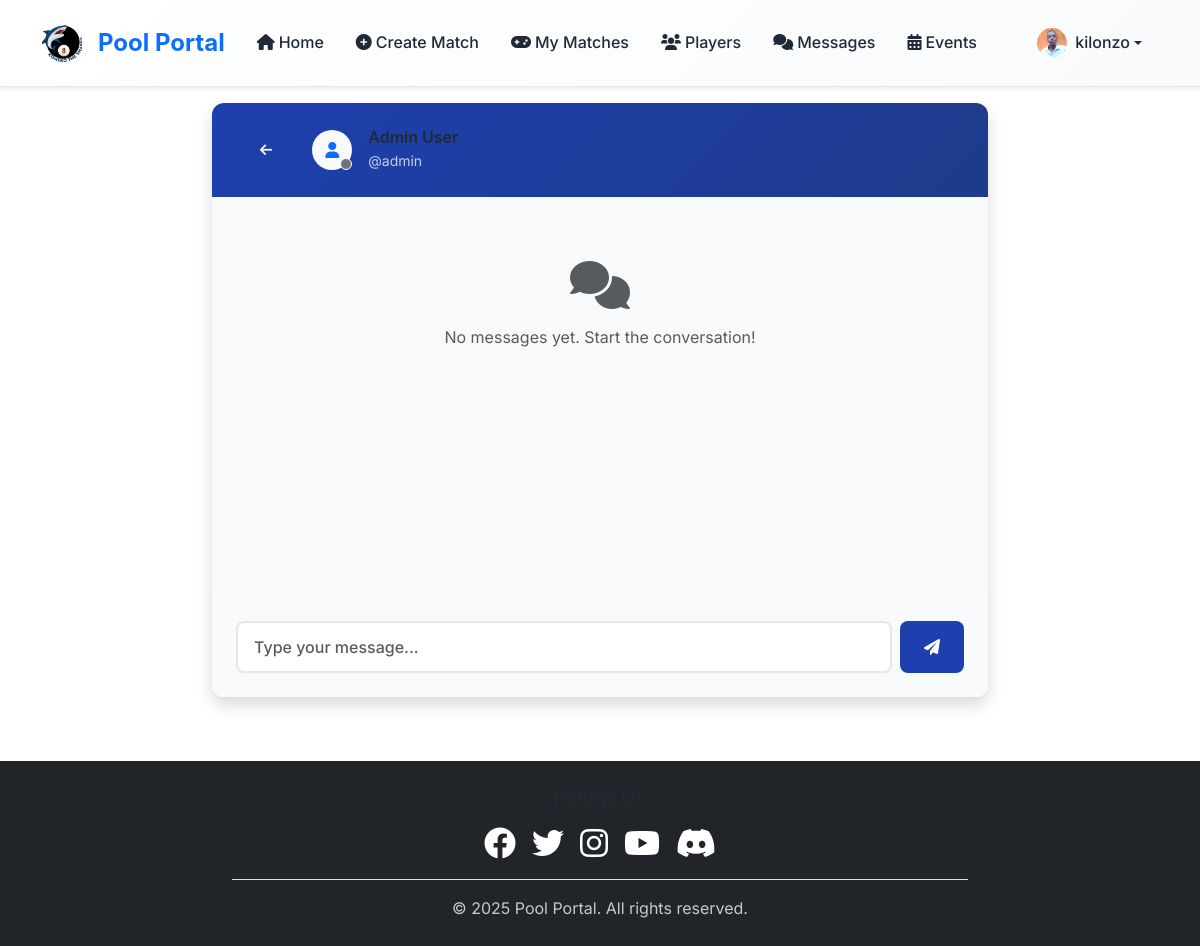
The app's page /chat/room/1/ (signed in) with its own data.
### accounts/models.py (models this page shows, shortened)
class User(AbstractUser):
    USER_TYPE_CHOICES = [
        ('player', 'Player'),
        ('referee', 'Referee'),
    ]
    user_type = models.CharField(max_length=10, choices=USER_TYPE_CHOICES)
    location = models.CharField(max_length=100, blank=True)
    phone_number = models.CharField(max_length=15, blank=True, help_text="Enter your phone number")
    profile_photo = models.ImageField(upload_to='profile_photos/', blank=True, null=True)

### chat/views.py (the view)
# urls.py: path('room/<int:room_id>/', views.chat_room, name='chat_room'),
@login_required
def chat_room(request, room_id):
    if request.user.user_type != 'player':
        messages.error(request, 'Only players can access chat.')
        return redirect('events:home')
    room = get_object_or_404(ChatRoom, id=room_id, participants=request.user)
    Message.objects.filter(
        chat_room=room,
        is_read=False
    ).exclude(sender=request.user).update(is_read=True)
    other_participant = room.participants.exclude(id=request.user.id).first()
    return render(request, 'chat/chat_room.html', {
        'room': room,
        'other_participant': other_participant
    })

### templates/chat/chat_room.html (shortened to what this page needs)
{% extends 'base.html' %}
{% block content %}
<div class="container-fluid py-3">
    <div class="row justify-content-center">
        <div class="col-lg-8">
            <div class="card shadow">
                <div class="card-header bg-primary text-white">
                    <div class="d-flex align-items-center">
                        <a href="{% url 'chat:chat_list' %}" class="btn btn-outline-light btn-sm me-3">
                            <i class="fas fa-arrow-left"></i>
                        </a>
                        <div class="position-relative me-3">
                            {% if other_participant.profile_photo %}
                                <img src="{{ other_participant.profile_photo.url }}" alt="{{ other_participant.username }}"
                                     class="rounded-circle" width="40" height="40" style="object-fit: cover;">
                            {% else %}
                                <div class="bg-light rounded-circle d-flex align-items-center justify-content-center"
                                     style="width: 40px; height: 40px;">
                                    <i class="fas fa-user text-primary"></i>
                                </div>
                            {% endif %}
                            <span class="position-absolute bottom-0 end-0 bg-secondary border border-white rounded-circle"
                                  style="width: 12px; height: 12px;" id="user-status"></span>
                        </div>
                        <div>
                            <h6 class="mb-0">{{ other_participant.first_name }} {{ other_participant.last_name }}</h6>
                            <small class="opacity-75" id="status-text">@{{ other_participant.username }}</small>
                        </div>
                    </div>
                </div>
                <div class="card-body p-0">
                    <div id="chat-messages" class="chat-messages p-3" style="height: 400px; overflow-y: auto;">
                        {% for message in messages reversed %}
                            <div class="message mb-3 {% if message.sender == request.user %}sent{% else %}received{% endif %}" data-message-id="{{ message.id }}">
                                <div class="d-flex {% if message.sender == request.user %}justify-content-end{% endif %}">
                                    <div class="message-bubble {% if message.sender == request.user %}bg-primary text-white{% else %}bg-light{% endif %} p-2 rounded"
                                         style="max-width: 70%;">
                                        <div class="message-content">{{ message.content }}</div>
                                        <small class="message-time {% if message.sender == request.user %}text-white-50{% else %}text-muted{% endif %}">
                                            {{ message.timestamp|date:"H:i" }}
                                        </small>
                                    </div>
                                </div>
                            </div>
                        {% empty %}
                            <div id="no-messages" class="text-center text-muted py-5">
                                <i class="fas fa-comments fa-3x mb-3"></i>
                                <p>No messages yet. Start the conversation!</p>
                            </div>
                        {% endfor %}
                    </div>
                </div>
                <div class="card-footer">
                    <form id="message-form" class="d-flex">
                        <input type="text" id="message-input" class="form-control me-2"
                               placeholder="Type your message..." autocomplete="off" required maxlength="1000">
                        <button type="submit" class="btn btn-primary" id="send-button">
                            <i class="fas fa-paper-plane"></i>
                        </button>
                    </form>
                </div>
            </div>
        </div>
    </div>
</div>
{% endblock %}

### templates/base.html (shortened to what this page needs)
<!DOCTYPE html>
<html lang="en">
<head>
    <link href="https://cdn.jsdelivr.net/npm/bootstrap@5.3.0/dist/css/bootstrap.min.css" rel="stylesheet">
    <link rel="stylesheet" href="https://cdnjs.cloudflare.com/ajax/libs/font-awesome/6.0.0/css/all.min.css">
    {% load static %}
</head>
<body>
    <nav class="navbar navbar-expand-lg navbar-light bg-white shadow-sm sticky-top">
        <div class="container">
            <a class="navbar-brand d-flex align-items-center" href="{% url 'events:home' %}">
                <img src="{% static 'images/logo.jpg' %}" alt="Pool Portal Logo" height="40" class="me-2 logo-img">
                <span class="fw-bold text-primary fs-4">Pool Portal</span>
            </a>
            <div class="collapse navbar-collapse" id="navbarNav">
                <ul class="navbar-nav me-auto">
                    <li class="nav-item">
                        <a class="nav-link" href="{% url 'events:home' %}">
                            <i class="fas fa-home me-1"></i>Home
                        </a>
                    </li>
                    {% if user.is_authenticated %}
                        {% if user.user_type == 'player' %}
                            <li class="nav-item">
                                <a class="nav-link" href="{% url 'matches:create_match' %}">
                                    <i class="fas fa-plus-circle me-1"></i>Create Match
                                </a>
                            </li>
                            <li class="nav-item position-relative">
                                <a class="nav-link" href="{% url 'matches:my_matches' %}">
                                    <i class="fas fa-gamepad me-1"></i>My Matches
                                </a>
                            </li>
                            <li class="nav-item">
                                <a class="nav-link" href="{% url 'accounts:player_directory' %}">
                                    <i class="fas fa-users me-1"></i>Players
                                </a>
                            </li>
                            <li class="nav-item position-relative">
                                <a class="nav-link" href="{% url 'chat:chat_list' %}">
                                    <i class="fas fa-comments me-1"></i>Messages
                                </a>
                            </li>
                        {% endif %}
                        <li class="nav-item position-relative">
                            <a class="nav-link" href="{% url 'events:event_list' %}">
                                <i class="fas fa-calendar-alt me-1"></i>Events
                            </a>
                        </li>
                    {% endif %}
                </ul>
                <ul class="navbar-nav">
                    {% if user.is_authenticated %}
                        <li class="nav-item dropdown">
                            <a class="nav-link dropdown-toggle d-flex align-items-center" href="#" id="navbarDropdown" role="button" data-bs-toggle="dropdown">
                                {% if user.profile_photo %}
                                    <img src="{{ user.profile_photo.url }}" alt="Profile" class="rounded-circle me-2" width="30" height="30" style="object-fit: cover;">
                                {% else %}
                                    <div class="bg-secondary rounded-circle me-2 d-flex align-items-center justify-content-center" style="width: 30px; height: 30px;">
                                        <i class="fas fa-user text-white small"></i>
                                    </div>
                                {% endif %}
                                {{ user.first_name|default:user.username }}
                            </a>
                        </li>
                    {% endif %}
                </ul>
            </div>
        </div>
    </nav>
    <main>
        {% block content %}
        {% endblock %}
    </main>
    <footer class="bg-dark text-white py-4 mt-5">
        <div class="container">
            <div class="row justify-content-center">
                <div class="col-md-8 text-center">
                    <div class="mb-3">
                        <h5 class="mb-3">Follow Us</h5>
                        <div class="d-flex justify-content-center gap-3">
                            <a href="#" class="text-white social-link">
                                <i class="fab fa-facebook fa-2x"></i>
                            </a>
                            <a href="#" class="text-white social-link">
                                <i class="fab fa-twitter fa-2x"></i>
                            </a>
                            <a href="#" class="text-white social-link">
                                <i class="fab fa-instagram fa-2x"></i>
                            </a>
                            <a href="#" class="text-white social-link">
                                <i class="fab fa-youtube fa-2x"></i>
                            </a>
                            <a href="#" class="text-white social-link">
                                <i class="fab fa-discord fa-2x"></i>
                            </a>
                        </div>
                    </div>
                    <div class="border-top pt-3">
                        <p class="mb-0 opacity-75">
                            &copy; 2025 Pool Portal. All rights reserved.
                        </p>
                    </div>
                </div>
            </div>
        </div>
    </footer>
</body>
</html>

### templates/base.html (style rules this page uses)
:root { --primary-color: #1e40af; --primary-dark: #1e3a8a; --primary-light: #3b82f6; --secondary-color: #059669; --secondary-dark: #047857; --secondary-light: #10b981; --accent-color: #f59e0b; --accent-dark: #d97706; --accent-light: #fbbf24; --success-color: #10b981; --warning-color: #f59e0b; --danger-color: #ef4444; --info-color: #3b82f6; --dark-color: #1f2937; --light-color: #f8fafc; --muted-color: #6b7280; --border-color: #e5e7eb; --font-primary: 'Inter', -apple-system, BlinkMacSystemFont, sans-serif; --font-heading: 'Poppins', -apple-system, BlinkMacSystemFont, sans-serif; --border-radius: 12px; --border-radius-sm: 8px; --border-radius-lg: 16px; --shadow-sm: 0 1px 2px 0 rgba(0, 0, 0, 0.05); --shadow: 0 4px 6px -1px rgba(0, 0, 0, 0.1), 0 2px 4px -1px rgba(0, 0, 0, 0.06); --shadow-lg: 0 10px 15px -3px rgba(0, 0, 0, 0.1), 0 4px 6px -2px rgba(0, 0, 0, 0.05); --shadow-xl: 0 20px 25px -5px rgba(0, 0, 0, 0.1), 0 10px 10px -5px rgba(0, 0, 0, 0.04); }
* { box-sizing: border-box; }
body { font-family: var(--font-primary); line-height: 1.6; color: var(--dark-color); background-color: #ffffff; }
h1, h2, h3, h4, h5, h6 { font-family: var(--font-heading); font-weight: 600; line-height: 1.3; color: var(--dark-color); }
.navbar { background: linear-gradient(135deg, #ffffff 0%, #f8fafc 100%) !important; backdrop-filter: blur(10px); border-bottom: 1px solid var(--border-color); box-shadow: var(--shadow-sm); padding: 1rem 0; }
.navbar-brand { font-family: var(--font-heading); font-weight: 700; font-size: 1.5rem; display: flex; align-items: center; gap: 0.5rem; }
.navbar-brand img { width: 40px; height: 40px; object-fit: cover; border-radius: 8px; transition: transform 0.3s ease; }
.nav-link { font-weight: 500; color: var(--dark-color) !important; padding: 0.75rem 1rem !important; border-radius: var(--border-radius-sm); transition: all 0.3s ease; position: relative; }
.card { border: none; border-radius: var(--border-radius); box-shadow: var(--shadow); transition: transform 0.3s ease, box-shadow 0.3s ease; overflow: hidden; }
.card-header { background: linear-gradient(135deg, var(--primary-color), var(--primary-dark)); border: none; padding: 1.5rem; color: white; }
.card-body { padding: 1.5rem; }
.card-footer { background-color: var(--light-color); border: none; padding: 1.5rem; }
.btn { font-weight: 500; border-radius: var(--border-radius-sm); padding: 0.75rem 1.5rem; transition: all 0.3s ease; border: none; text-decoration: none; display: inline-flex; align-items: center; gap: 0.5rem; }
.btn-primary { background-color: var(--primary-color); border-color: var(--primary-color); color: white; }
.form-control { border: 2px solid var(--border-color); border-radius: var(--border-radius-sm); padding: 0.75rem 1rem; font-weight: 500; transition: all 0.3s ease; }

### templates/chat/chat_room.html (style rules this page uses)
.chat-messages { background-color: #f8f9fa; }

### records on screen
User: profile_photo (placeholder picture), first_name "kilonzo"
User: first_name "Admin", last_name "User", username "admin"
